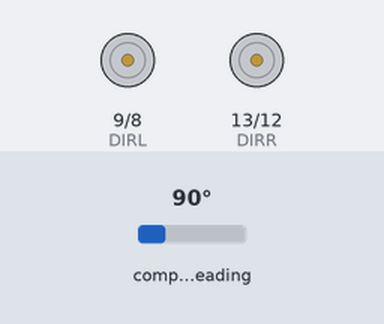
This sketch was run on a simulated Arduino Uno, built with avr-gcc and run on an emulated ATmega328P. On the bench: direction and speed pins drawn as motors (green arrow = direction pin HIGH = forward, orange = LOW = backward, longer = more drive). Inputs (shaded band) come from the test bench; at power-on: compass heading 90°. The ROS host is connected and sends only what is stated.

Above: at 0.1 s.
Timing chart, 0 to 1.6 s (numbered marks = the images above):
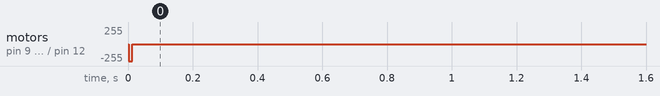

The sketch:

Gotogoalcheck.ino
```cpp
#include <ArduinoHardware.h>
#include <ros.h>
#include <std_msgs/String.h>
#include <std_msgs/Float32.h>
#include <std_msgs/Float64.h>
#include <std_msgs/Float64MultiArray.h>
#include <std_msgs/Empty.h>
#include <Wire.h>
#include <QMC5883L.h>

int PWMR = 12;  //right motors
int DIRR = 13;
int PWML = 8;  //left motors
int DIRL = 9;
int c = 1;
int check = 1;
bool terminate1 = false;
bool terminate2 = false;
QMC5883L compass;
bool count = true;
ros::NodeHandle  nh;
std_msgs:: Float64MultiArray msg;
std_msgs::Float64  msg1;
std_msgs::String  msg2;
ros::Publisher pub("check",&msg1);
float distance;
void callback(const std_msgs::Float64MultiArray &msg){
     // blink the led
   distance = msg.data[0];
   //msg1.data = distance;
}

ros::Subscriber<std_msgs::Float64MultiArray> sub("dist", callback);
void orient(){
  float finalheading = 0.0;
  //Serial.println("Aaya 1");
  if(check == 1){
    finalheading = msg.data[1];
    check++;
  }
  int x,y,z;
  compass.read(&x,&y,&z);
  float heading = atan2(y, x);

  float declinationAngle = 0.00494;
  heading += declinationAngle;
  if(heading < 0)
    heading += 2*PI;

  if(heading > 2*PI)
    heading -= 2*PI;

  //Serial.print("Heading: ");
  //Serial.print(heading);
  float angle = finalheading - heading;
  float angle1;
  if(c==1){
    angle1=angle;
    c++;
  }
  // Serial.print("    Angle: ");
   //Serial.println(angle);
   if((angle1<3.14 && angle1>0)||(angle1<-3.14 && angle1>-6.28))
   {
      if(angle> 0.07 && angle <= 3.14){
        analogWrite(PWMR,145);    //clockwise
        digitalWrite(DIRR,HIGH);
        analogWrite(PWML,145);
        digitalWrite(DIRL,HIGH);
        }

   else if(angle < -3.14 && angle >= -6.28){
        analogWrite(PWMR,145);    //clockwise
        digitalWrite(DIRR,HIGH);
        analogWrite(PWML,145);
        digitalWrite(DIRL,HIGH);
   }
         else {
        analogWrite(PWMR,0);
        digitalWrite(DIRR,HIGH);
        analogWrite(PWML,0);
        digitalWrite(DIRL,HIGH);
        terminate1 = true;
    }
   }
   else {
       if(angle >3.14 && angle<= 6.28){
        analogWrite(PWMR,145);    //anticlockwise
        digitalWrite(DIRR,LOW);
        analogWrite(PWML,145);
        digitalWrite(DIRL,LOW);
       }
        else if(angle < -0.07 && angle >= -3.14 ){
        analogWrite(PWMR,145);    //anticlockwise
        digitalWrite(DIRR,LOW);
        analogWrite(PWML,145);
        digitalWrite(DIRL,LOW);
        }
         else {
        analogWrite(PWMR,0);
        digitalWrite(DIRR,HIGH);
        analogWrite(PWML,0);
        digitalWrite(DIRL,HIGH);
        terminate1 = true;
    }
   }
}

void AtoB(){
 // Serial.println("Aaya 2");
  if(count == true){
    delay(2000);
    count = false;
  }
  if(distance > 4){
  analogWrite(PWMR,175);   //forward
  digitalWrite(DIRR,LOW);
  analogWrite(PWML,175);
  digitalWrite(DIRL,HIGH);
  msg1.data = 1;
  pub.publish(&msg1);
  }
  else if(distance < 4 && distance > 2){
  analogWrite(PWMR,distance*43.5);   //forward
  digitalWrite(DIRR,LOW);
  analogWrite(PWML,distance*43.5);
  digitalWrite(DIRL,HIGH);
  msg1.data = 2;
  pub.publish(&msg1);
  }
  else {
  analogWrite(PWMR,0);   //forward
  digitalWrite(DIRR,LOW);
  analogWrite(PWML,0);
  digitalWrite(DIRL,HIGH);
  msg1.data = 3;
  pub.publish(&msg1);
  terminate2 = true;
  }
}

void setup() {
  // put your setup code here, to run once:
  pinMode(PWMR,OUTPUT);
  pinMode(DIRR,OUTPUT);
  pinMode(PWML,OUTPUT);
  pinMode(DIRL,OUTPUT);
  Wire.begin();
  //Serial.begin(57600);
  compass.init();
  nh.getHardware()-> setBaud(57600);
  nh.initNode();
  nh.advertise(pub);
  nh.subscribe(sub);
}

void loop() {
  // put your main code here, to run repeatedly:
  nh.spinOnce();
  if(!terminate1){
    orient();
    delay(10);
  }
  else if(!terminate2){
    AtoB();
    delay(10);
  }
  else {
  msg2.data = "khatam";
  pub.publish(&msg2);
  }
}
```

Measured:
- by itself, motor on pin 9 (DIRL) / pin 8 (PWML), motor on pin 13 (DIRR) / pin 12 (PWMR): stopped → backward 255/255 at 0.00 s, → stopped 0.01 s later
